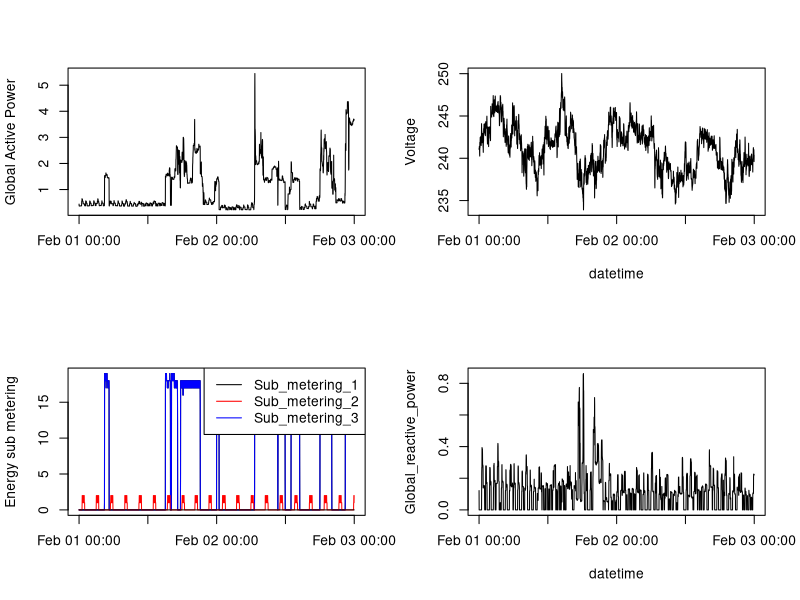

Recreate this plot in R.
#read data ; txt file has been filtered to include only Feb 1 and Feb 2, 2007
pc1 <- read.table("02_hh_pc.txt", header = TRUE, sep=";")
dt <- paste(pc1$Date, pc1$Time)
pc1$datetime <- strptime(dt, "%m/%d/%Y %H:%M:%S")
pc1$Weekday <- weekdays(pc1$datetime)

#save to png file
png(filename = "plot4.png", width = 480, height = 480, units = "px")
#Plot 4
par(mfrow=c(2,2))
with(pc1, plot(datetime, Global_active_power, ylab = "Global Active Power", xlab = "", type = "l"))
with(pc1, plot(datetime, Voltage, type = "l"))
with(pc1, plot(datetime, Sub_metering_3, type = "l", ylab = "Energy sub metering", xlab = ""))
points(pc1$datetime, pc1$Sub_metering_3, col = "blue", type = "l")
points(pc1$datetime, pc1$Sub_metering_2, col = "red", type = "l")
points(pc1$datetime, pc1$Sub_metering_1, col = "black", type = "l")
legend("topright", lty = c(1,1,1), col=c("black", "red", "blue"), legend = c("Sub_metering_1", "Sub_metering_2", "Sub_metering_3") )
with(pc1, plot(datetime, Global_reactive_power, type = "l"))
